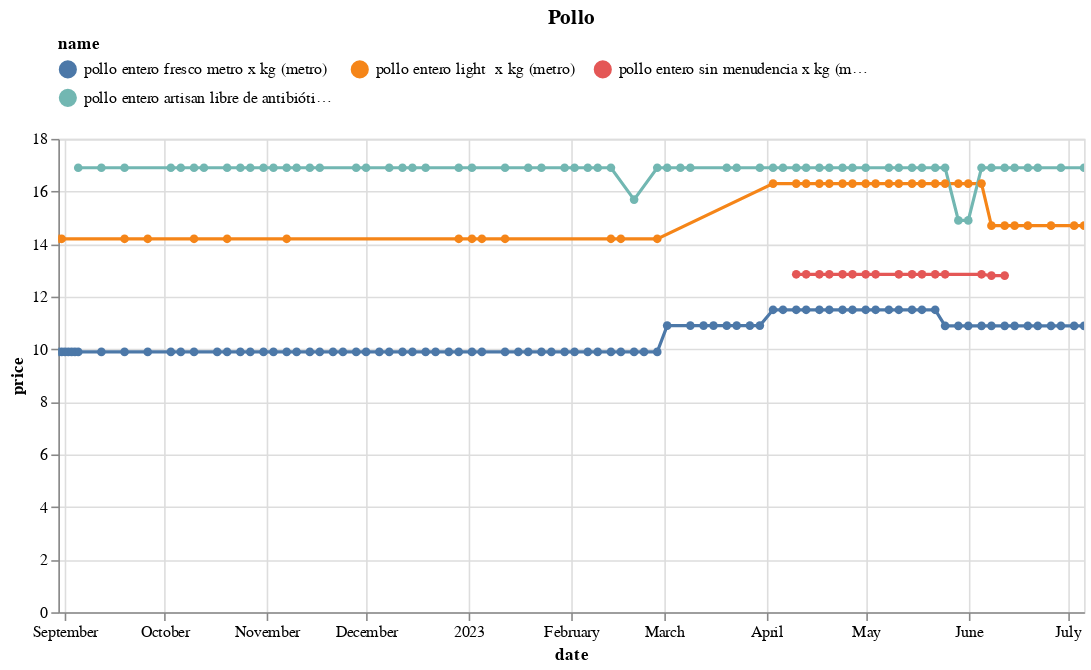

Write notebook code for a chart like this one.
### Code cell
(df
 .loc[df.name.isin(names)]
 .pipe(alt.Chart)
 .mark_line(point=True)
 .encode(x='date', y='price', color='name', tooltip=['name','price'])
 .properties(width=650, title='Pollo')
 .interactive()
 .configure_legend(orient='top', columns=3)
)

### Figure 1 — Vega-Lite specification as saved in the notebook (floating-point values rounded to 4 significant figures; data arrays with more than 128 entries replaced by an {"elided": "..."} marker saying what was removed)
{"config": {"view": {"continuousWidth": 300, "continuousHeight": 300}, "legend": {"columns": 3, "orient": "top"}}, "data": {"name": "data-5e3140bd749ccc275be57fa702e9f943"}, "mark": {"type": "line", "point": true}, "encoding": {"color": {"field": "name", "type": "nominal"}, "tooltip": [{"field": "name", "type": "nominal"}, {"field": "price", "type": "quantitative"}], "x": {"field": "date", "type": "temporal"}, "y": {"field": "price", "type": "quantitative"}}, "params": [{"name": "param_13", "select": {"type": "interval", "encodings": ["x", "y"]}, "bind": "scales"}], "title": "Pollo", "width": 650, "$schema": "https://vega.github.io/schema/vega-lite/v5.8.0.json", "datasets": {"data-5e3140bd749ccc275be57fa702e9f943": {"elided": "207 records"}}}
